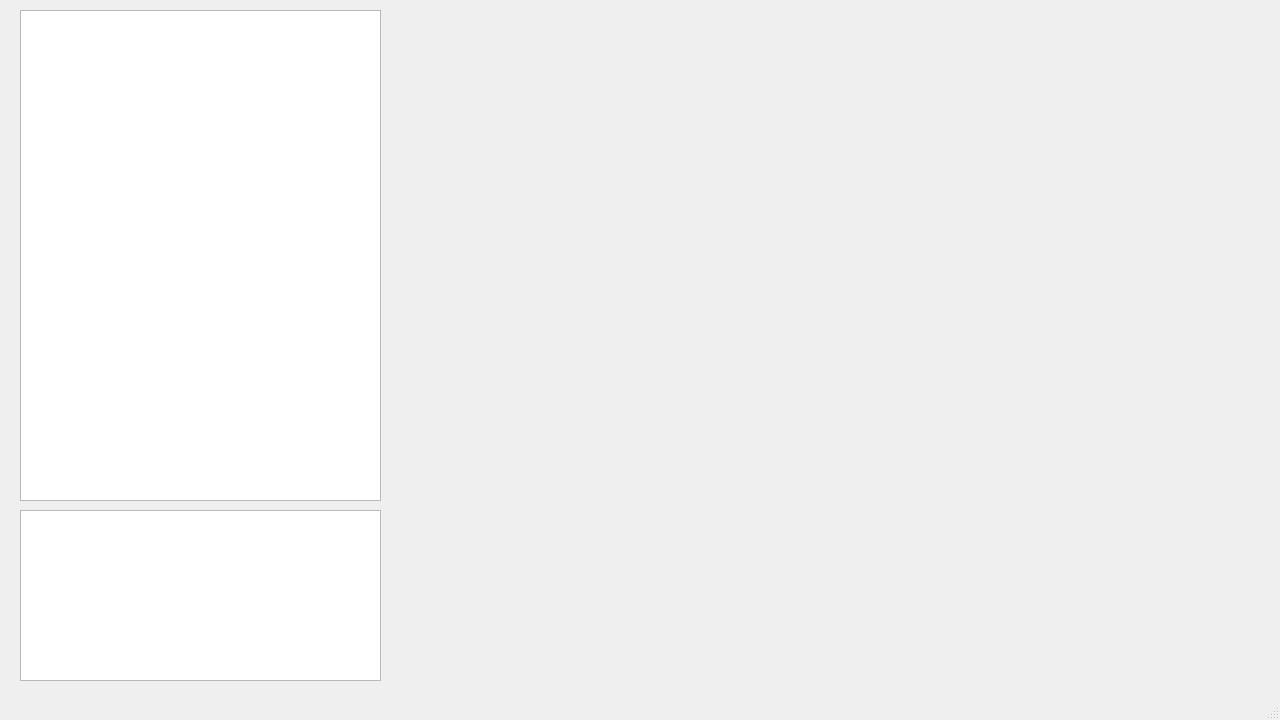
<?xml version="1.0" encoding="UTF-8"?>
<ui version="4.0">
 <class>MainWindow</class>
 <widget class="QMainWindow" name="MainWindow">
  <property name="geometry">
   <rect>
    <x>0</x>
    <y>0</y>
    <width>1280</width>
    <height>720</height>
   </rect>
  </property>
  <property name="windowTitle">
   <string>MainWindow</string>
  </property>
  <widget class="QWidget" name="centralwidget">
   <widget class="QListWidget" name="listWidget">
    <property name="geometry">
     <rect>
      <x>20</x>
      <y>10</y>
      <width>361</width>
      <height>491</height>
     </rect>
    </property>
   </widget>
   <widget class="QWidget" name="verticalLayoutWidget_2">
    <property name="geometry">
     <rect>
      <x>390</x>
      <y>350</y>
      <width>881</width>
      <height>331</height>
     </rect>
    </property>
    <layout class="QVBoxLayout" name="layout_2"/>
   </widget>
   <widget class="QWidget" name="verticalLayoutWidget_3">
    <property name="geometry">
     <rect>
      <x>390</x>
      <y>10</y>
      <width>881</width>
      <height>331</height>
     </rect>
    </property>
    <layout class="QVBoxLayout" name="layout_1"/>
   </widget>
   <widget class="QTextEdit" name="textEdit">
    <property name="geometry">
     <rect>
      <x>20</x>
      <y>510</y>
      <width>361</width>
      <height>171</height>
     </rect>
    </property>
    <property name="font">
     <font>
      <pointsize>10</pointsize>
      <weight>50</weight>
      <bold>false</bold>
     </font>
    </property>
   </widget>
  </widget>
  <widget class="QStatusBar" name="statusbar"/>
 </widget>
 <resources/>
 <connections/>
</ui>
